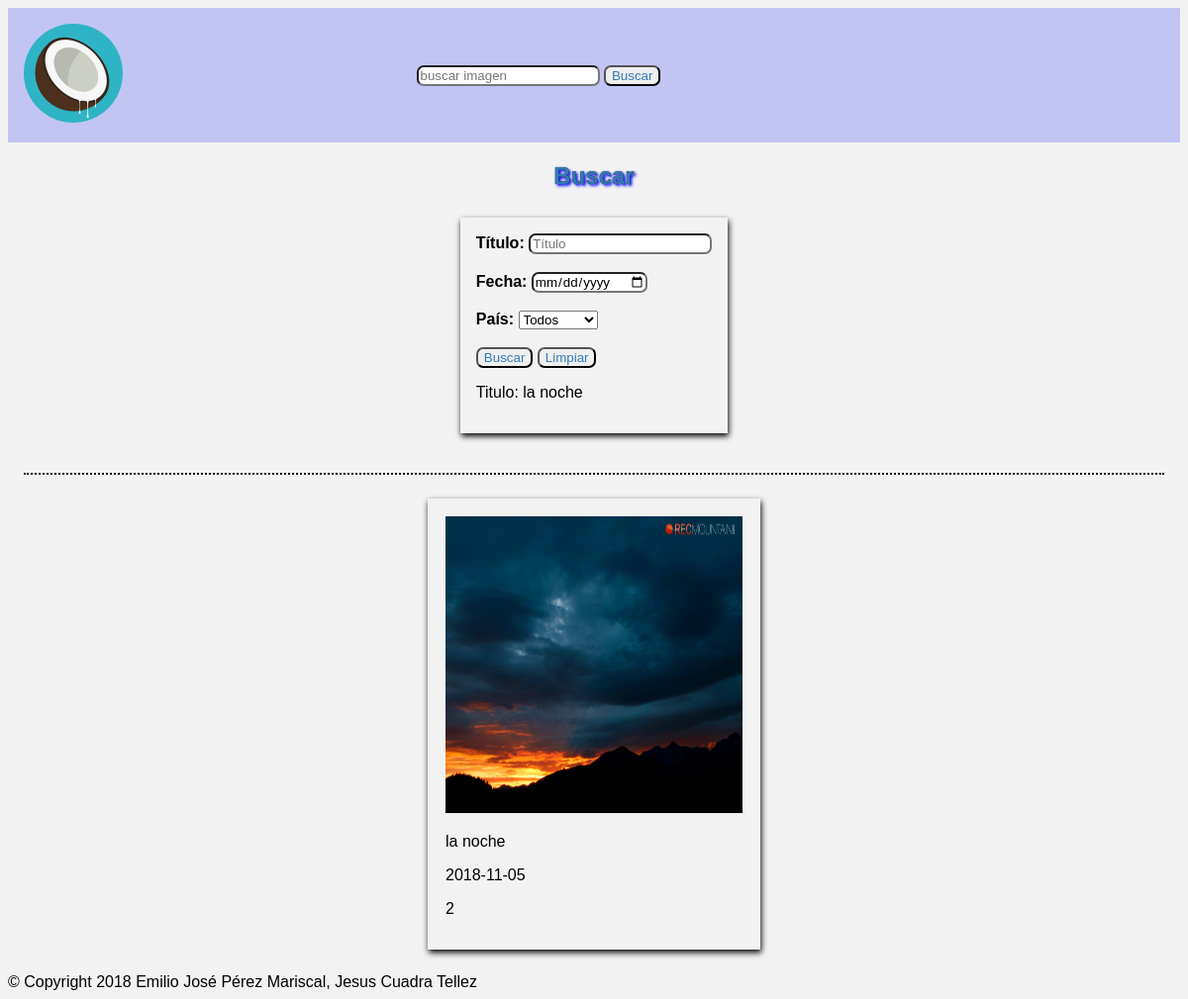
Screenshot of /buscar.php?titulo=la noche with the database file from the repository.
### tables this page shows
CREATE TABLE `FOTOS` (
  `IdFoto` int(11) NOT NULL,
  `Titulo` varchar(100) NOT NULL,
  `Descripcion` varchar(100) NOT NULL,
  `Fecha` date NOT NULL,
  `Pais` int(11) NOT NULL,
  `Album` int(11) NOT NULL,
  `Fichero` varchar(100) NOT NULL,
  `Alternativo` varchar(100) NOT NULL,
  `FRegistro` datetime NOT NULL
);

### Web/buscar.php (the view, shortened to what this page needs)
	<?php
include 'head.php';
	?>
</head>
<body>
		<?php
include 'header.php';
	?>
	<h2>Buscar</h2>
<section class="form">
	<article >
		<form method="get">
			<label for="titu">Título: </label><input autofocus id="titu" type="text" name="titulo" placeholder="Título"><br><br>
			<label for="fecha">Fecha: </label><input id="fecha" type="date" name="fecha"><br><br>
			<label for="pais">País: </label>
			<select name="pais">
			<option name="pais" selected value="0">Todos</option>
		</select><br><br>
			<input type="submit" value="Buscar">
			<input type="reset" value="Limpiar">
		</form >
		<?php
if(!empty($_GET['titulo'])){
	echo  "<p>Titulo: {$_GET['titulo']}</p>";
}
		?>
	</article>
</section>
<section>
	 <?php
	 $titu = "";
	 $fech = "";
	 $pai="";
		if(!empty($_GET['titulo'])){
			$titu= $_GET['titulo'];
		}
  			include 'connect.php';
 			$sentencia = "SELECT *  From FOTOS WHERE Titulo like '%$titu%' $pai $fech";
  			$fotos = $mysqli->query($sentencia);
 				while($row = $fotos->fetch_assoc()){
 					echo <<< hereDOC
 					<article>
	<figure>
		<a href="foto.php?nombre={$row['IdFoto']}"><img src="fotos/{$row['Fichero']}" alt="{$row['Alternativo']}" height="300px" width="300px">	</a>
		<footer>
			<p> {$row['Titulo']}</p>
			<p> {$row['Fecha']}</p>
			<p> {$row['Pais']}</p>
		</footer>
		</footer>
		</figure>
	</article>
hereDOC;
 				}
 		?>
</section>
<footer>&copy; Copyright 2018 Emilio José Pérez Mariscal, Jesus Cuadra Tellez</footer>
</body>
</html>

### Web/css/estilo.css (style rules this page uses)
a { color: #337ab7; }
label { font-weight: bold; }
input[type="submit"] { color: #337ab7; }
input[type="reset"] { color: #337ab7; }
body { min-width: 320px; max-width: 1920px; margin:0 auto; padding: .5em; background: #f2f2f2;; }
button,input { border-radius: 7px; }
body>h2 { text-align: center; color: #337ab7; text-shadow: 0px 0px 1px black,2px 2px 3px blue; }
body>section { margin: 1em; display: flex; flex-direction: row; flex-wrap: wrap; justify-content: space-around; }
body>section[class="form"] { border-bottom: dotted 2px #000; padding-bottom: 2em; }
body>section>article { overflow: hidden; box-shadow: 1px 3px 6px #000; padding: 1em; margin: .5em; }
body>section>article>figure { width: 30%; margin: 0.1em; }
* { font-family: serif; }
@media screen { * { font-family: sans-serif; } }

### Web/css/negro.css (style rules this page uses)
a { color: #F46B0B; }
* { font-size: 1.02em }
label, p, h1,h2,h3,h4 { color: white; }
img { -webkit-filter: grayscale(100%); filter: grayscale(100%); }
body { min-width: 320px; max-width: 1920px; margin:0 auto; padding: .5em; background: black;; }
button,input { border-radius: 7px; color: white; background-color: #444444; }
body>h2 { text-align: center; color: white; }
body>section { margin: 1em; display: flex; flex-direction: row; flex-wrap: wrap; justify-content: space-around; }
body>section[class="form"] { border-bottom: dotted 2px white; padding-bottom: 2em; }
body>section>article { overflow: hidden; box-shadow: 1px 3px 6px white; padding: 1em; margin: .5em; }
body>section>article>figure { width: 30%; margin: 0.1em; }
* { font-family: serif; }
@media screen { * { font-family: sans-serif; } }

### Web/print.css (style rules this page uses)
label { font-weight: bold; }
body { min-width: 320px; max-width: 1920px; margin:0 auto; padding: .5em; background: #f2f2f2;; }
body>h2 { text-align: center; color: black; font-style: serif; }
button,input { border-radius: 7px; }
body>section { width: 95%; }
body>section[class="form"] { display: none; }
body>section>article { overflow: hidden; box-shadow: 1px 3px 6px #000; padding: 1em; margin: .5em; }
body>section>article>figure { margin: 0.1em; text-align: center; }
body>section>article>figure>footer { font-size: .7em; }
footer { margin-top: 1em; }
* { font-family: serif; }
@media screen { * { font-family: sans-serif; } }

### rows the page displays
fotos: Fichero (picture), Titulo "la noche", Fecha "2018-11-05", Pais "2"

### other values shown
$_GET['titulo'] "la noche"
